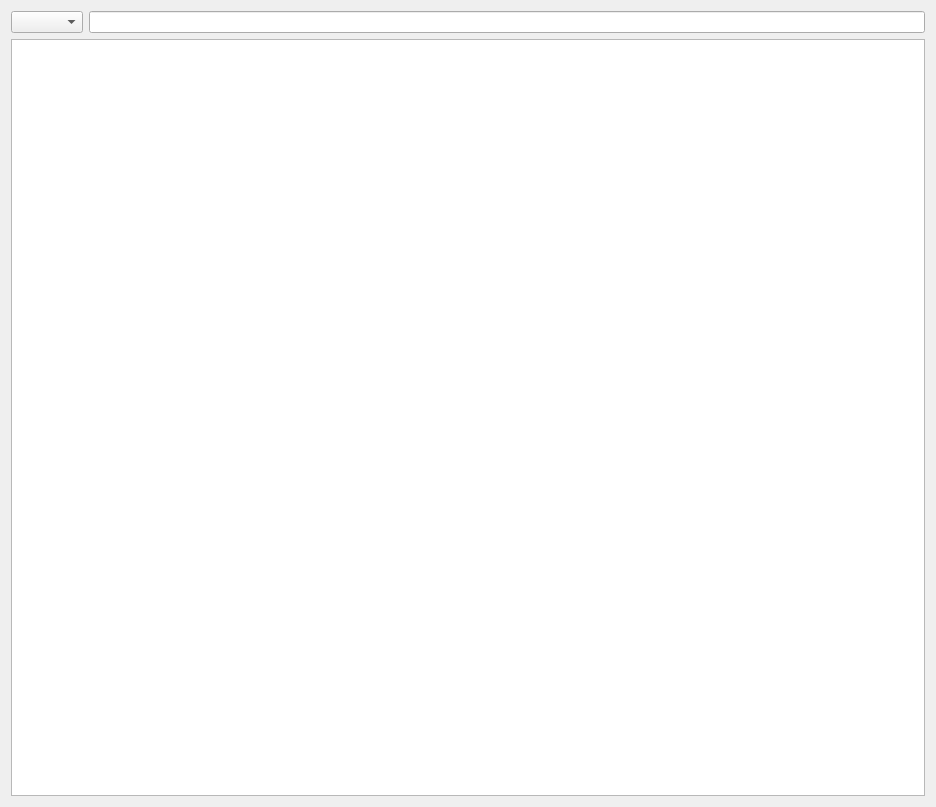
<?xml version="1.0" encoding="UTF-8"?>
<ui version="4.0">
 <class>Form_pclFeaturesList</class>
 <widget class="QWidget" name="Form_pclFeaturesList">
  <property name="geometry">
   <rect>
    <x>0</x>
    <y>0</y>
    <width>936</width>
    <height>807</height>
   </rect>
  </property>
  <property name="windowTitle">
   <string>Form</string>
  </property>
  <layout class="QGridLayout" name="gridLayout">
   <item row="0" column="0">
    <layout class="QVBoxLayout" name="verticalLayout">
     <item>
      <layout class="QHBoxLayout" name="horizontalLayout">
       <item>
        <widget class="QComboBox" name="comboBox_featureSelect"/>
       </item>
       <item>
        <widget class="QLineEdit" name="lineEdit_featureSearch">
         <property name="text">
          <string/>
         </property>
        </widget>
       </item>
      </layout>
     </item>
     <item>
      <widget class="QListWidget" name="listWidget_FeatureViewer"/>
     </item>
    </layout>
   </item>
  </layout>
 </widget>
 <resources/>
 <connections/>
</ui>
